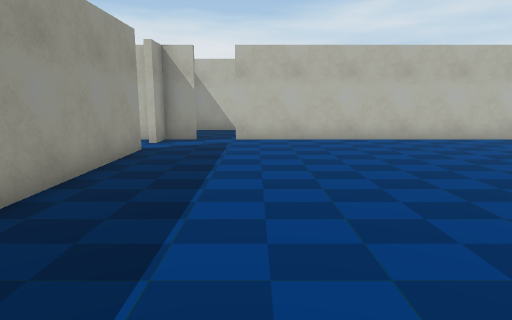
View 1 (above)

12 first-person views from a walk through a 3-D level made in the Unity game engine. The camera is 1.4 m above the floor, tilts 10° down and sees 75° across. The floor is counted in squares, 1 m on a side. Each view is taken from the middle of a square. On the plan, view 1 faces up. The plan holds only what a view shows up to about 15 squares ahead; the rest is blank. The place goes on beyond the plan. The player is left out. Door leaves are left out, so doorways stand open.

View 2
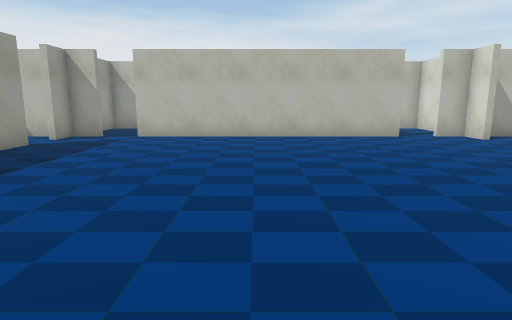

View 3
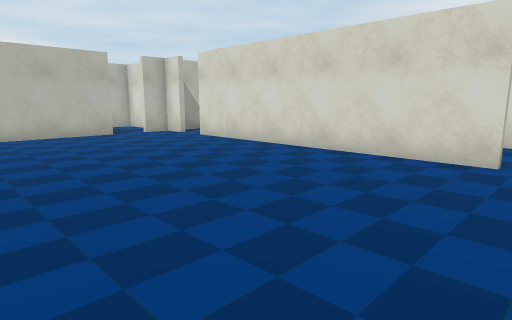

View 4
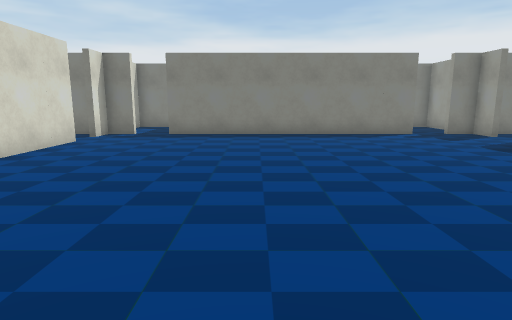

View 5
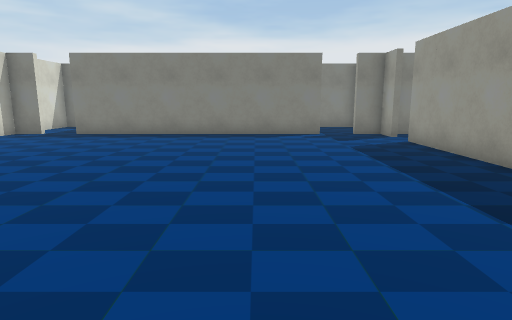

View 6
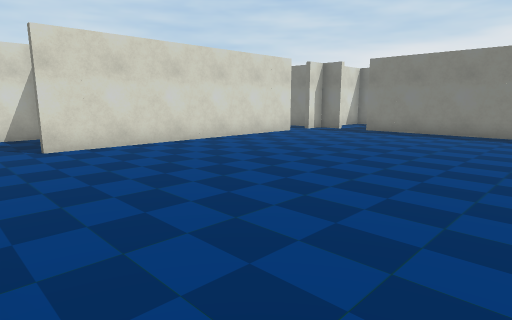

View 7
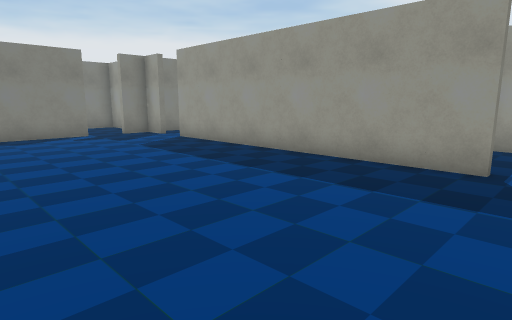

View 8
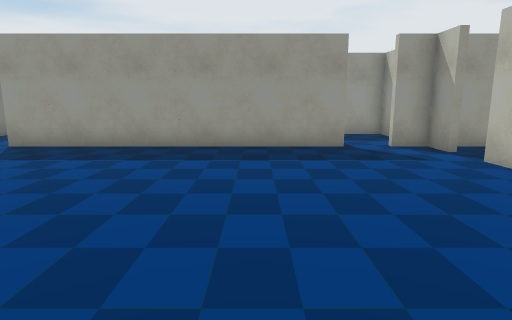

View 9
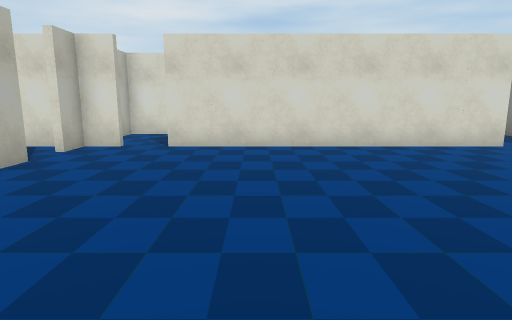

View 10
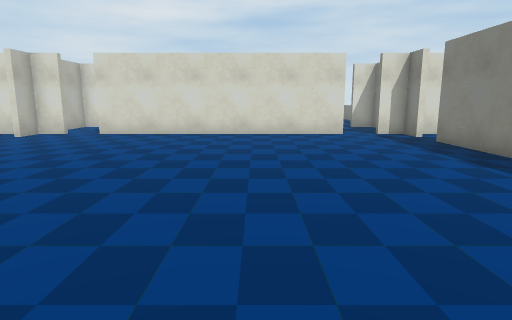

View 11
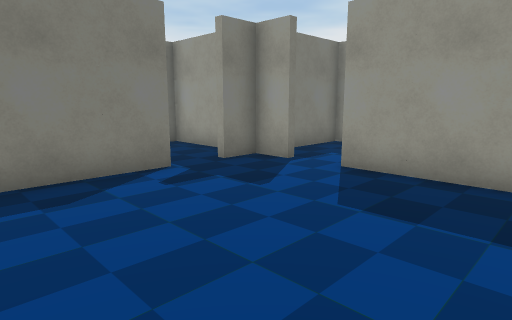

View 12
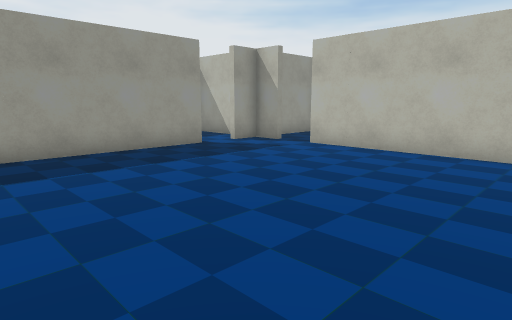

### Floor plan
Points are (right, up) in squares from view 1. A wall is a line through its corners. A room is listed if a view was taken in it or the views show most of it. See-through windows are left out.
Room 1 (views 1, 2, 3, 4, 5, 6, 7, 8, 9, 10, 11, 12)
walls: (3.6, 12.4) (1.4, 12.4); (-3.4, 3.6) (-3.4, 1.5); (-3.4, 7.6) (-3.4, 4.5); (7.5, 12.4) (4.6, 12.4); (4.5, -3.4) (7.5, -3.4); (12.4, 4.5) (12.4, 7.6); (1.5, -3.4) (4.4, -3.4); (-3.4, 9.9) (-3.4, 9.1); (-3.4, -0.1) (-3.4, -0.8); (12.4, 1.4) (12.4, 3.6); (9.9, 12.4) (9.4, 12.4); (-0.9, -3.4) (-0.4, -3.4); (-3.4, 11.8) (-3.4, 11.1); (12.4, -0.9) (12.4, -0.4); (11.1, -3.4) (12.4, -3.4) (12.4, -2.2)
ways out: open door at (-3.5, -1.5); open door at (-3.5, 10.5); open door at (-1.5, -3.5); open door at (-1.5, 12.5); open door at (10.3, -3.3); open door at (10.5, 12.5); open door at (12.3, -1.3); open door at (12.5, 10.5)
objects: other object (-4, 4); other object (-3, 1); other object (-3, 9); other object (0, -3); other object (1, 12); other object (4, -3); other object (8, -3); other object (9, 12); other object (12, 0); other object (12, 4); other object (12, 8)

Positions as (right, up) in squares from view 1, and headings:
1: (0, 0), facing up
2: (4, -1), facing up
3: (4, -2), facing up-right
4: (6, 11), facing down
5: (2, 11), facing down
6: (2, 12), facing down-right
7: (4, 11), facing down-left
8: (7, 7), facing left
9: (2, 7), facing right
10: (-2, 3), facing right
11: (3, 3), facing down-left
12: (6, 3), facing up-left
